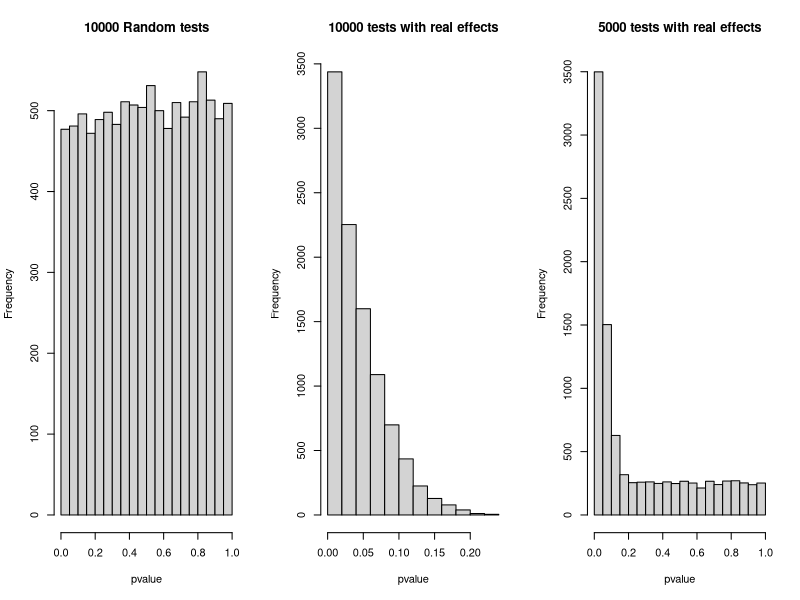

Here is the R script that generated this plot:
## ---- chunk 1
options(htmltools.dir.version = FALSE)
knitr::opts_chunk$set(fig.align='center',echo = F, cache=T,message=FALSE,warning=FALSE,comment=NA)
## ---- chunk 2
par(mfrow = c(1,3))
set.seed(42)
pvalue <- NULL
for (i in 1:10000){
  a <- rnorm(10)
  b <- rnorm(10)
  c <- t.test(a,b)
  pvalue[i] <- c$p.value
}
hist(pvalue, main = '10000 Random tests')
set.seed(42)
pvalue <- NULL
for (i in 1:10000){
  a <- rnorm(10,1)
  b <- a+1
  c <- t.test(a,b)
  pvalue[i] <- c$p.value
}
hist(pvalue, main = '10000 tests with real effects')

set.seed(42)
pvalue <- NULL
for (i in 1:5000){
  a <- rnorm(10,1)
  b <- a+1
  c <- t.test(a,b)
  pvalue[i] <- c$p.value
}
for (i in 1:5000){
  a <- rnorm(10,1)
  b <- rnorm(10,1)
  c <- t.test(a,b)
  pvalue[i+5000] <- c$p.value
}

hist(pvalue, main = '5000 tests with real effects')
## ---- chunk 3
knitr::include_graphics('https://yufree.cn/images/pvalue-1.png')
## ---- chunk 4
knitr::include_graphics('http://scott.fortmann-roe.com/docs/docs/BiasVariance/biasvariance.png
')
## ---- chunk 5
knitr::include_graphics('https://yufree.github.io/presentation/figure/cvdata.png')
## ---- chunk 6
knitr::include_graphics('https://yufree.github.io/presentation/figure/Tree.png')
## ---- chunk 7
knitr::include_graphics('http://neuralnetworksanddeeplearning.com/images/tikz36.png')
